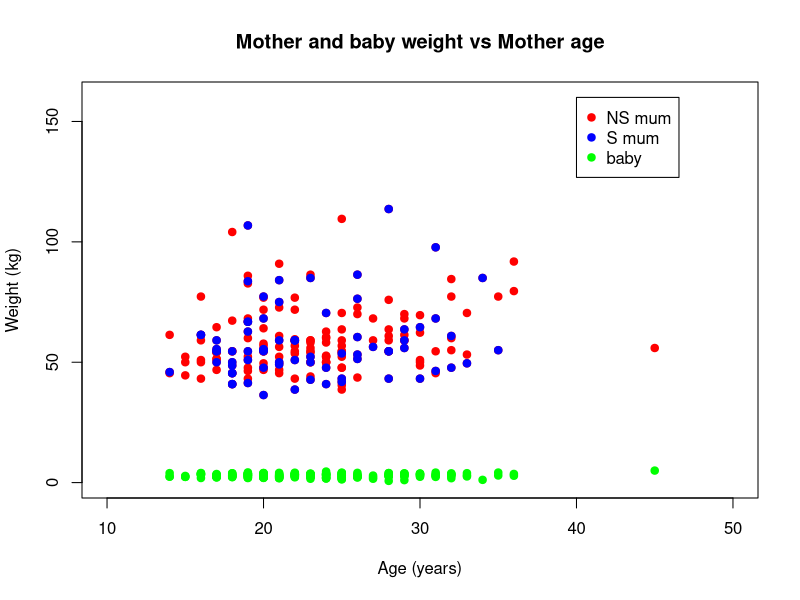
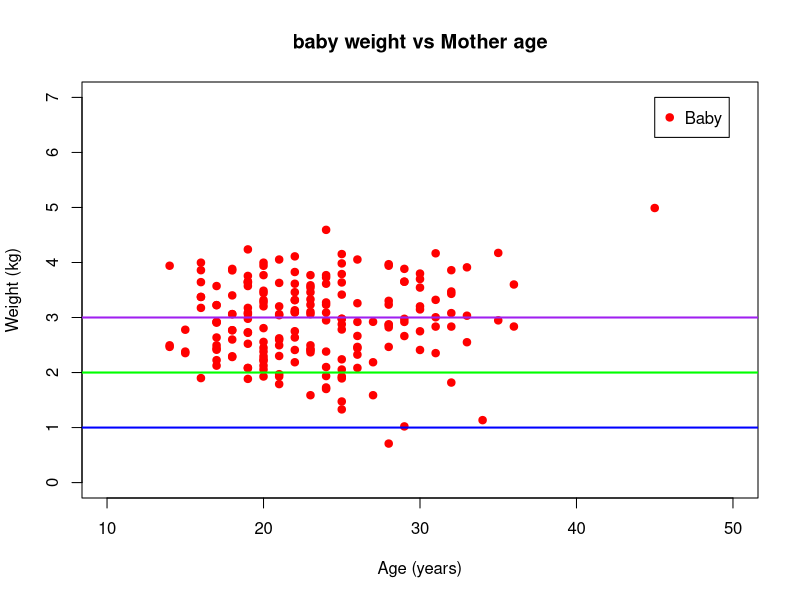

Generate these figures, in order, with R:
require(MASS)
data(birthwt)
View(birthwt)
?birthwt

motherWeightKg <- birthwt$lwt / 2.2
babyWeightKg <- birthwt$bwt / 1000

plot(birthwt$age,
     motherWeightKg,
     col = "red",
     pch = 19,
     main = "Mother and baby weight vs Mother age",
     xlab = "Age (years)", 
     ylab = "Weight (kg)",
     xlim = c(10, 50),
     ylim = c(0, 160))
points(birthwt$age[birthwt$smoke == 1],
       motherWeightKg[birthwt$smoke == 1],
       col = "blue",
       pch = 19)
points(birthwt$age,
       babyWeightKg,
       col = "green",
       pch = 19)
legend(x = 40,
       y = 160,
       legend = c("NS mum", "S mum", "baby"),
       col = c("red", "blue", "green"),
       pch = 19)
x11()

plot(birthwt$age,
     babyWeightKg,
     col = "red",
     pch = 19,
     main = "baby weight vs Mother age",
     xlab = "Age (years)", 
     ylab = "Weight (kg)",
     xlim = c(10, 50),
     ylim = c(0, 7))
legend(x = 45,
       y = 7,
       legend = c("Baby"),
       col = c("red"),
       pch = 19)
abline(h = 1, col = "blue", lwd = 2)
abline(h = 2, col = "green", lwd = 2)
abline(h = 3, col = "purple", lwd = 2)